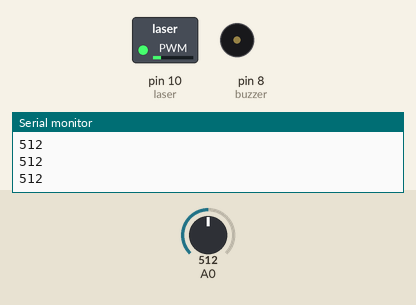
This sketch was run on a simulated Arduino Uno, built with avr-gcc and run on an emulated ATmega328P. Shown: switched loads named in the sketch (green lamp = pin HIGH), buzzer (waves = sounding), the last lines printed to the serial monitor. The inputs (shaded band) are chosen by the test bench; at power-on: A0 = 512.

Above: at 1.04 s.
1.3 s: A0 set to 785
4.3 s: A0 set to 819
At 5.1 s:
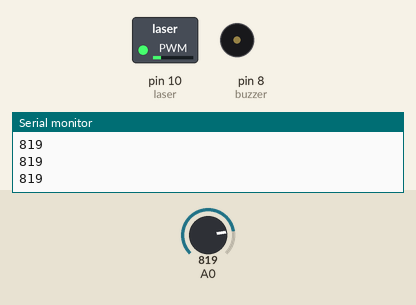
5.8 s: A0 set to 790
At 5.97 s:
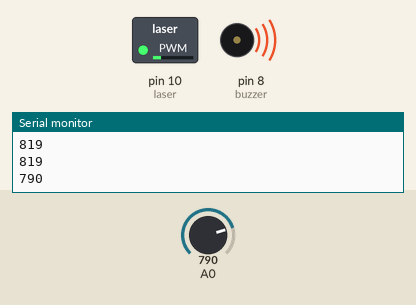
8.8 s: A0 set to 810
At 10.1 s:
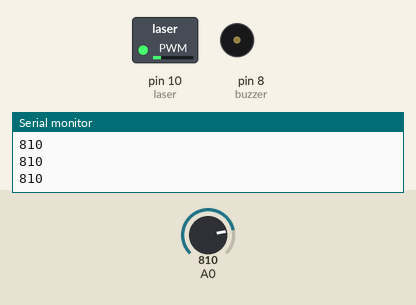
10.4 s: A0 set to 716
At 10.61 s:
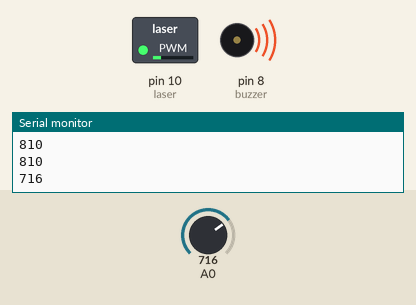
Timing chart, 0 to 14.4 s (numbered marks = the images above; inputs shaded):
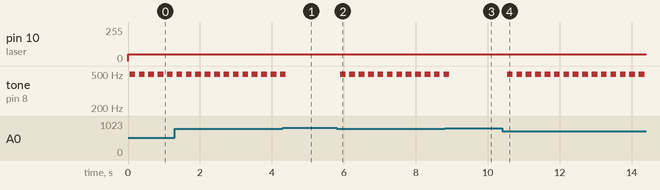

The sketch:

sketch_jan18a.ino
```cpp
int buzzer = 8; // set the buzzer control digital IO pin
int laser = 10;

void setup() {
  pinMode(buzzer, OUTPUT); // set pin 8 as output
  pinMode(laser, OUTPUT);

  Serial.begin(115200);

}

void loop() {
    analogWrite(laser, 50); // send high signal to buzzer
    int val = analogRead(A0);
    Serial.println(val);
    if(800 >= val){
      for (int i = 0; i < 80; i++) {  // make a sound
        digitalWrite(buzzer, HIGH); // send high signal to buzzer
        delay(1); // delay 1ms
        digitalWrite(buzzer, LOW); // send low signal to buzzer
        delay(1);
      }
    }
    delay(100);
}
```

Measured:
- the behaviour switches between 800 and 801 on A0 (found by bisection; images 0 and 1)
- after the input at 4.3 s, tone on pin 8 (buzzer): goes on until 4.4 s, then stays silent
- after the input at 5.8 s, tone on pin 8 (buzzer): alternates 496 Hz for 0.16 s and silent for 0.10 s, starting after 0.10 s
- after the input at 8.8 s, tone on pin 8 (buzzer): goes on until 8.9 s, then stays silent
- after the input at 10.4 s, tone on pin 8 (buzzer): alternates 496 Hz for 0.16 s and silent for 0.10 s, starting after 0.14 s
- by itself, tone on pin 8 (buzzer): alternates 496 Hz for 0.16 s and silent for 0.10 s
